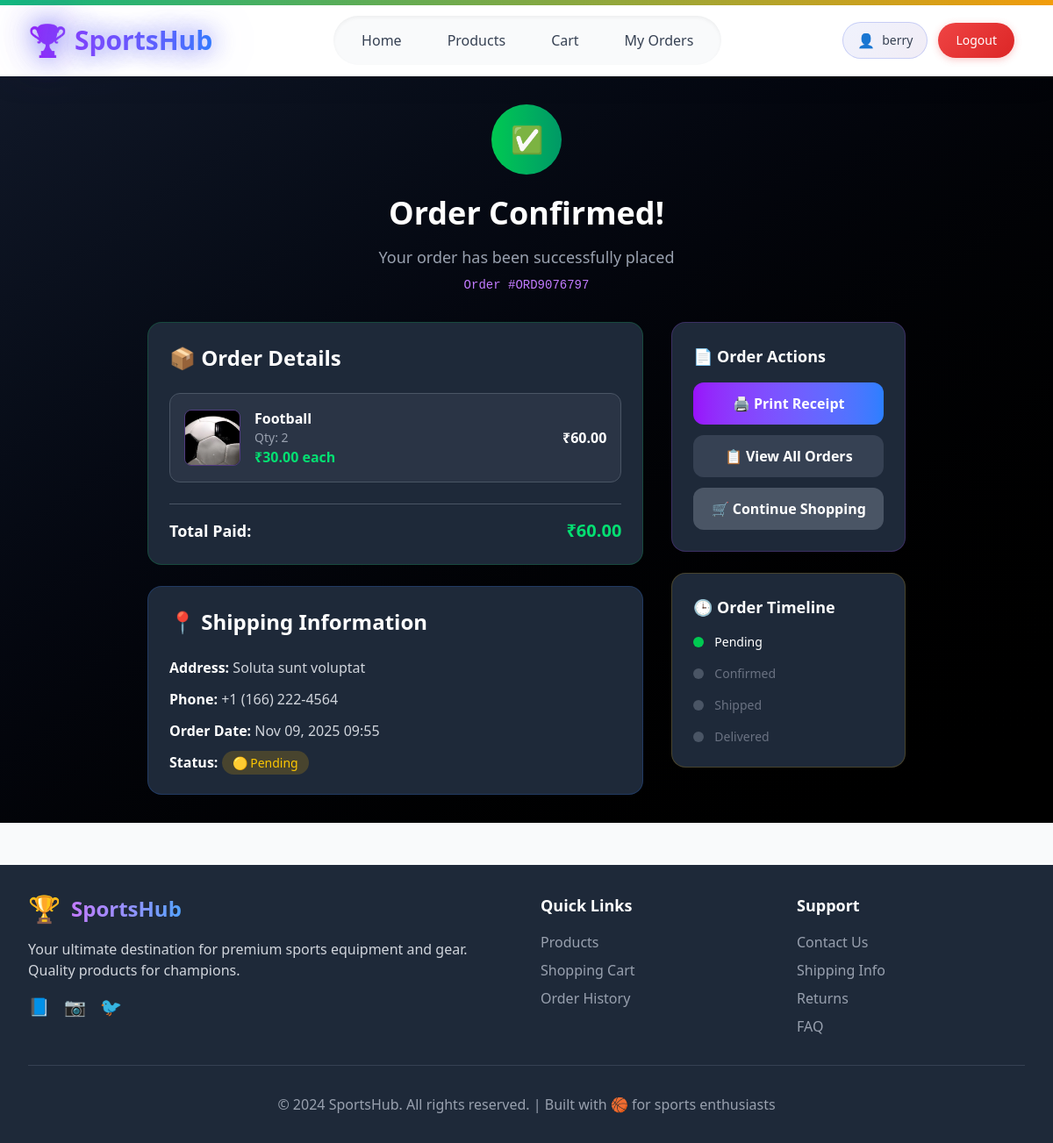
/checkout/success/ORD9076797/ (signed in), run on the app's committed database.
### accounts/models.py (models this page shows, shortened)
class CustomUser(AbstractUser):
    class Roles(models.TextChoices):
        BUYER = "buyer", "Buyer"
        SELLER = "seller", "Seller"
    address = models.CharField(max_length=255, null=True, blank=True)
    phone_number = models.CharField(max_length=10, null=True, blank=True)
    profile_pic = models.ImageField(upload_to="profile_pics", null=True, blank=True)
    role = models.CharField(
        max_length=20,
        choices=Roles.choices,
        default=Roles.BUYER,
    )
    def is_buyer(self):
        return self.role == self.Roles.BUYER
    def is_seller(self):
        return self.role == self.Roles.SELLER

### shop/models.py (models this page shows, shortened)
class Order(models.Model):
    STATUS_CHOICES = [
        ('pending', '🟡 Pending'),
        ('confirmed', '🔵 Confirmed'),
        ('shipped', '🚚 Shipped'),
        ('delivered', '✅ Delivered'),
        ('cancelled', '❌ Cancelled'),
        ('paid', '💰 Paid'),
    ]
    STATUS_PROGRESSION = ['pending', 'confirmed', 'shipped', 'delivered']
    order_number = models.CharField(max_length=20, unique=True)
    customer = models.ForeignKey(User, on_delete=models.CASCADE, related_name='orders')
    seller = models.ForeignKey(User, on_delete=models.CASCADE, related_name='seller_orders')
    total_amount = models.DecimalField(max_digits=10, decimal_places=2)
    status = models.CharField(max_length=20, choices=STATUS_CHOICES, default='pending')
    shipping_address = models.TextField()
    customer_phone = models.CharField(max_length=15)
    stripe_session_id = models.CharField(max_length=255, blank=True, null=True)  # Add this field
    created_at = models.DateTimeField(auto_now_add=True)
    updated_at = models.DateTimeField(auto_now=True)
    @property
    def status_index(self):
        try:
            return self.STATUS_PROGRESSION.index(self.status)
        except ValueError:
            return -1  # For cancelled status

class OrderItem(models.Model):
    order = models.ForeignKey(Order, related_name='items', on_delete=models.CASCADE)
    product = models.ForeignKey(Product, on_delete=models.CASCADE,related_name='order_items')
    quantity = models.PositiveIntegerField(default=1)
    price = models.DecimalField(max_digits=10, decimal_places=2)  # Price at time of order
    def item_total(self):
        return self.quantity * self.price

class Product(models.Model):
    name = models.CharField(max_length=200)
    description = models.TextField()
    price = models.DecimalField(max_digits=10, decimal_places=2)
    image = models.ImageField(upload_to='products/')
    seller = models.ForeignKey(User, on_delete=models.CASCADE)
    stock_quantity = models.PositiveIntegerField(default=0)
    is_active = models.BooleanField(default=True)
    created_at = models.DateTimeField(auto_now_add=True)

### buyer/views.py (the view, shortened to what this page needs)
# urls.py: path('checkout/success/<str:order_number>/', views.checkout_success, name='checkout_success'),
@login_required
def checkout_success(request, order_number):
    first_order = get_object_or_404(Order, order_number=order_number, customer=request.user)
    recent_orders = Order.objects.filter(
        customer=request.user,
        created_at__gte=first_order.created_at
    ).order_by('seller__username')
    session_id = request.GET.get('session_id')
    context = {
        'order': first_order,
        'all_orders': recent_orders,  # Pass all orders to template
    }
    return render(request, 'buyer/checkout_success.html', context)

### buyer/templates/buyer/checkout_success.html (shortened to what this page needs)
{% extends 'base.html' %}
{% load static %}
{% block content %}
<div class="min-h-screen bg-gradient-to-br from-gray-900 to-black py-8">
    <div class="max-w-4xl mx-auto px-4">
        <div class="text-center mb-8">
            <div class="w-20 h-20 bg-gradient-to-r from-green-500 to-emerald-600 rounded-full flex items-center justify-center mx-auto mb-6 animate-pulse">
                <span class="text-3xl">✅</span>
            </div>
            <h1 class="text-4xl font-bold text-white mb-4">Order Confirmed!</h1>
            <p class="text-gray-400 text-lg">Your order has been successfully placed</p>
            <p class="text-purple-400 font-mono text-sm mt-2">Order #{{ order.order_number }}</p>
        </div>
        <div class="grid grid-cols-1 lg:grid-cols-3 gap-8">
            <div class="lg:col-span-2 space-y-6">
                <div class="bg-gray-800 rounded-2xl p-6 border border-green-500/20">
                    <h2 class="text-2xl font-bold text-white mb-6 flex items-center">
                        📦 Order Details
                    </h2>
                    <div class="space-y-4 mb-6">
                        {% for item in order.items.all %}
                        <div class="flex items-center justify-between p-4 bg-gray-700/50 rounded-xl border border-gray-600">
                            <div class="flex items-center space-x-4">
                                {% if item.product.image %}
                                <img src="{{ item.product.image.url }}" alt="{{ item.product.name }}"
                                     class="w-16 h-16 object-cover rounded-lg border border-purple-500/30">
                                {% else %}
                                <div class="w-16 h-16 bg-gradient-to-br from-purple-600 to-blue-500 rounded-lg flex items-center justify-center">
                                    <span class="text-white text-2xl">📱</span>
                                </div>
                                {% endif %}
                                <div>
                                    <h3 class="font-semibold text-white">{{ item.product.name }}</h3>
                                    <p class="text-gray-400 text-sm">Qty: {{ item.quantity }}</p>
                                    <p class="text-green-400 font-semibold">₹{{ item.price }} each</p>
                                </div>
                            </div>
                            <div class="text-right">
                                <p class="text-white font-bold">₹{{ item.item_total }}</p>
                            </div>
                        </div>
                        {% endfor %}
                    </div>
                    <div class="border-t border-gray-600 pt-4">
                        <div class="flex justify-between items-center text-lg font-bold">
                            <span class="text-white">Total Paid:</span>
                            <span class="text-green-400 text-xl">₹{{ order.total_amount }}</span>
                        </div>
                    </div>
                </div>
                <div class="bg-gray-800 rounded-2xl p-6 border border-blue-500/20">
                    <h2 class="text-2xl font-bold text-white mb-6 flex items-center">
                        📍 Shipping Information
                    </h2>
                    <div class="space-y-3 text-gray-300">
                        <p><strong class="text-white">Address:</strong> {{ order.shipping_address }}</p>
                        <p><strong class="text-white">Phone:</strong> {{ order.customer_phone }}</p>
                        <p><strong class="text-white">Order Date:</strong> {{ order.created_at|date:"M d, Y H:i" }}</p>
                        <p><strong class="text-white">Status:</strong>
                            <span class="px-3 py-1 rounded-full text-sm font-medium
                                {% if order.status == 'pending' %}bg-yellow-500/20 text-yellow-400
                                {% elif order.status == 'confirmed' %}bg-blue-500/20 text-blue-400
                                {% elif order.status == 'shipped' %}bg-purple-500/20 text-purple-400
                                {% elif order.status == 'delivered' %}bg-green-500/20 text-green-400
                                {% else %}bg-red-500/20 text-red-400{% endif %}">
                                {{ order.get_status_display }}
                            </span>
                        </p>
                    </div>
                </div>
            </div>
            <div class="space-y-6">
                <div class="bg-gray-800 rounded-2xl p-6 border border-purple-500/20">
                    <h3 class="text-lg font-bold text-white mb-4">📄 Order Actions</h3>
                    <div class="space-y-3">
                        <button onclick="window.print()"
                                class="w-full bg-gradient-to-r from-purple-600 to-blue-500 text-white font-bold py-3 px-4 rounded-xl hover:from-purple-700 hover:to-blue-600 transform hover:scale-105 transition-all duration-300 flex items-center justify-center space-x-2">
                            <span>🖨️ Print Receipt</span>
                        </button>
                        <a href="{% url 'buyer:order_history' %}"
                           class="w-full bg-gray-700 text-white font-bold py-3 px-4 rounded-xl hover:bg-gray-600 transform hover:scale-105 transition-all duration-300 flex items-center justify-center space-x-2">
                            <span>📋 View All Orders</span>
                        </a>
                        <a href="{% url 'buyer:product_list' %}"
                           class="w-full bg-gray-600 text-white font-bold py-3 px-4 rounded-xl hover:bg-gray-500 transform hover:scale-105 transition-all duration-300 flex items-center justify-center space-x-2">
                            <span>🛒 Continue Shopping</span>
                        </a>
                    </div>
                </div>
                <div class="bg-gray-800 rounded-2xl p-6 border border-yellow-500/20">
                    <h3 class="text-lg font-bold text-white mb-4">🕒 Order Timeline</h3>
                    <div class="space-y-4">
                        {% for status in order.STATUS_PROGRESSION %}
                        <div class="flex items-center space-x-3">
                            <div class="w-3 h-3 rounded-full
                                {% if order.status_index >= forloop.counter0 %}bg-green-500
                                {% else %}bg-gray-600{% endif %}"></div>
                            <span class="text-sm {% if order.status_index >= forloop.counter0 %}text-white{% else %}text-gray-500{% endif %}">
                                {{ status|title }}
                            </span>
                        </div>
                        {% endfor %}
                    </div>
                </div>
            </div>
        </div>
    </div>
</div>
{% endblock %}

### theme/templates/base.html (shortened to what this page needs)
{% load static tailwind_tags %}
<!DOCTYPE html>
<html lang="en">
<head>
    {% tailwind_css %}
</head>
<body class="bg-gray-50 min-h-screen">
    <div class="gradient-header h-1.5 shadow-lg"></div>
    <header class="glass-effect shadow-lg sticky top-0 z-50 border-b border-gray-200">
        <div class="max-w-7xl mx-auto px-4 sm:px-6 lg:px-8">
            <div class="flex justify-between items-center h-20">
                <div class="flex items-center flex-shrink-0">
                    <a href="{% if user.is_authenticated and user.is_seller %}{% url 'shop:dashboard' %}{% else %}{% url 'buyer:dashboard' %}{% endif %}"
                       class="text-2xl md:text-3xl font-bold bg-gradient-to-r from-purple-600 to-blue-500 bg-clip-text text-transparent logo-glow flex items-center gap-2">
                        <span class="text-3xl md:text-4xl floating">🏆</span>
                        <span class="hidden sm:inline">SportsHub</span>
                    </a>
                </div>
                <nav class="hidden md:flex space-x-1 bg-gray-50 rounded-full px-2 py-2 shadow-inner">
                    {% if user.is_authenticated and user.is_buyer %}
                        <a href="{% url 'buyer:dashboard' %}" class="nav-link px-3 lg:px-6 py-2 text-gray-700 font-medium hover:text-purple-600 rounded-full hover:bg-white text-sm lg:text-base">Home</a>
                        <a href="{% url 'buyer:product_list' %}" class="nav-link px-3 lg:px-6 py-2 text-gray-700 font-medium hover:text-purple-600 rounded-full hover:bg-white text-sm lg:text-base">Products</a>
                        <a href="{% url 'buyer:cart' %}" class="nav-link px-3 lg:px-6 py-2 text-gray-700 font-medium hover:text-purple-600 rounded-full hover:bg-white text-sm lg:text-base">Cart</a>
                        <a href="{% url 'buyer:order_history' %}" class="nav-link px-3 lg:px-6 py-2 text-gray-700 font-medium hover:text-purple-600 rounded-full hover:bg-white text-sm lg:text-base">My Orders</a>
                    {% endif %}
                </nav>
                <div class="flex items-center space-x-2 md:space-x-3">
                    {% if user.is_authenticated %}
                        <div class="hidden lg:flex items-center space-x-3">
                            <div class="user-badge">
                                <span class="text-purple-600 font-semibold">👤</span>
                                <span class="text-gray-700 text-sm font-medium">{{ user.username }}</span>
                            </div>
                            <a href="{% url 'accounts:logout_view' %}"
                               class="btn-logout text-white px-5 py-2.5 rounded-full font-medium text-sm transition-all">
                                Logout
                            </a>
                        </div>
                    {% endif %}
                </div>
            </div>
        </div>
    </header>
    <main class="min-h-screen">
        {% block content %}{% endblock content %}
    </main>
    <footer class="bg-gray-800 text-white mt-12">
        <div class="max-w-7xl mx-auto px-4 sm:px-6 lg:px-8 py-8">
            <div class="grid grid-cols-1 md:grid-cols-4 gap-8">
                <div class="col-span-1 md:col-span-2">
                    <div class="flex items-center mb-4">
                        <span class="text-3xl mr-3">🏆</span>
                        <span class="text-2xl font-bold bg-gradient-to-r from-purple-400 to-blue-400 bg-clip-text text-transparent">SportsHub</span>
                    </div>
                    <p class="text-gray-300 mb-4">
                        Your ultimate destination for premium sports equipment and gear. Quality products for champions.
                    </p>
                    <div class="flex space-x-4">
                        <a href="#" class="text-gray-400 hover:text-white transition-colors">
                            <span class="text-xl">📘</span>
                        </a>
                        <a href="#" class="text-gray-400 hover:text-white transition-colors">
                            <span class="text-xl">📷</span>
                        </a>
                        <a href="#" class="text-gray-400 hover:text-white transition-colors">
                            <span class="text-xl">🐦</span>
                        </a>
                    </div>
                </div>
                <div>
                    <h3 class="text-lg font-semibold mb-4">Quick Links</h3>
                    <ul class="space-y-2">
                        <li><a href="{% url 'buyer:product_list' %}" class="text-gray-400 hover:text-white transition-colors">Products</a></li>
                        <li><a href="{% url 'buyer:cart' %}" class="text-gray-400 hover:text-white transition-colors">Shopping Cart</a></li>
                        <li><a href="{% url 'buyer:order_history' %}" class="text-gray-400 hover:text-white transition-colors">Order History</a></li>
                    </ul>
                </div>
                <div>
                    <h3 class="text-lg font-semibold mb-4">Support</h3>
                    <ul class="space-y-2">
                        <li><a href="#" class="text-gray-400 hover:text-white transition-colors">Contact Us</a></li>
                        <li><a href="#" class="text-gray-400 hover:text-white transition-colors">Shipping Info</a></li>
                        <li><a href="#" class="text-gray-400 hover:text-white transition-colors">Returns</a></li>
                        <li><a href="#" class="text-gray-400 hover:text-white transition-colors">FAQ</a></li>
                    </ul>
                </div>
            </div>
            <div class="border-t border-gray-700 mt-8 pt-8 text-center">
                <p class="text-gray-400">&copy; 2024 SportsHub. All rights reserved. | Built with 🏀 for sports enthusiasts</p>
            </div>
        </div>
    </footer>
</body>
</html>

### data on the page
CustomUser: username "berry"
Order: order_number "ORD9076797", total_amount "60.00", shipping_address "Soluta sunt voluptat", customer_phone "+1 (166) 222-4564", created_at "Nov 09, 2025 09:55", status "🟡 Pending"
OrderItem: product.image (picture), product.name "Football", quantity "2", price "30.00", item_total "60.00"

### other printed values
{{ status|title }} "Pending" "Confirmed" "Shipped" "Delivered"
